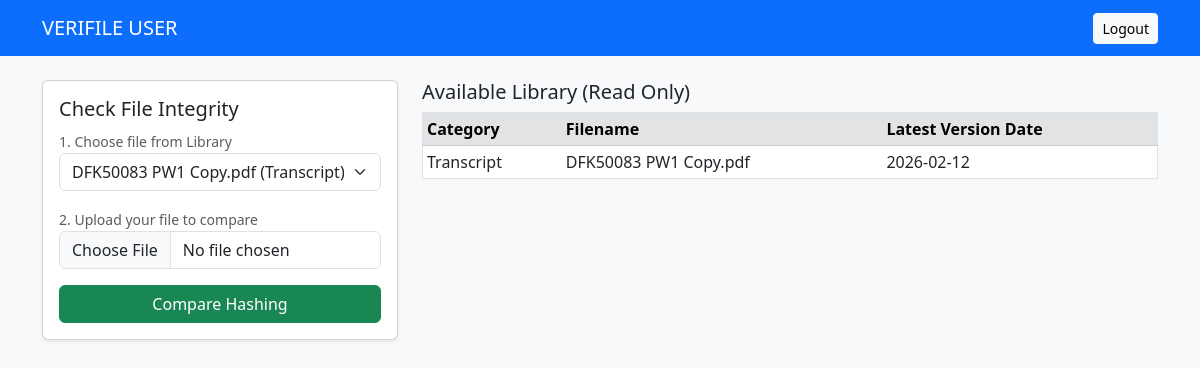
Before: /user/dashboard (signed in) with the older database file.
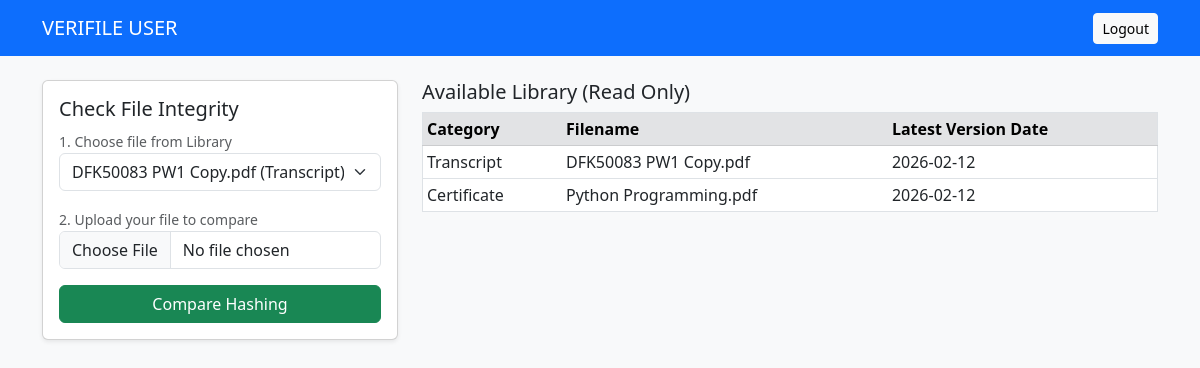
After: the same page with the newer database file.
### app.py (models this page shows)
class FileRecord(db.Model):
    id = db.Column(db.Integer, primary_key=True)
    filename = db.Column(db.String(100))
    category = db.Column(db.String(50)) # Transcript, Exam, Certificate
    hash_value = db.Column(db.String(64))
    upload_time = db.Column(db.DateTime, default=datetime.now)

### app.py (the view)
@app.route('/user/dashboard')
@login_required
def user_dashboard():
    files = FileRecord.query.all()
    return render_template('dashboard_user.html', user=current_user, files=files)

### app.py (called while the page is built)
@login_manager.user_loader
def load_user(user_id):
    return User.query.get(int(user_id))

### templates/dashboard_user.html (shortened to what this page needs)
<!DOCTYPE html>
<html lang="en">
<head>
    <link href="https://cdn.jsdelivr.net/npm/bootstrap@5.3.0/dist/css/bootstrap.min.css" rel="stylesheet">
</head>
<body class="bg-light">
    <nav class="navbar navbar-dark bg-primary">
        <div class="container">
            <span class="navbar-brand">VERIFILE USER</span>
            <a href="/" class="btn btn-light btn-sm">Logout</a>
        </div>
    </nav>
    <div class="container mt-4">
        <div class="row">
            <div class="col-md-4">
                <div class="card p-3 shadow-sm">
                    <h5>Check File Integrity</h5>
                    <form action="/compare" method="POST" enctype="multipart/form-data">
                        <label class="small text-muted">1. Choose file from Library</label>
                        <select name="file_id" class="form-select mb-3">
                            {% for f in files %}
                                <option value="{{ f.id }}">{{ f.filename }} ({{ f.category }})</option>
                            {% endfor %}
                        </select>
                        <label class="small text-muted">2. Upload your file to compare</label>
                        <input type="file" name="file" class="form-control mb-3" required>
                        <button type="submit" class="btn btn-success w-100">Compare Hashing</button>
                    </form>
                </div>
            </div>
            <div class="col-md-8">
                <h5>Available Library (Read Only)</h5>
                <table class="table table-sm bg-white border">
                    <thead class="table-secondary">
                        <tr>
                            <th>Category</th>
                            <th>Filename</th>
                            <th>Latest Version Date</th>
                        </tr>
                    </thead>
                    <tbody>
                        {% for f in files %}
                        <tr>
                            <td>{{ f.category }}</td>
                            <td>{{ f.filename }}</td>
                            <td>{{ f.upload_time.strftime('%Y-%m-%d') }}</td>
                        </tr>
                        {% endfor %}
                    </tbody>
                </table>
            </div>
        </div>
    </div>
</body>
</html>

Changed rows visible on the page:
added FileRecord: category "Certificate", filename "Python Programming.pdf", upload_time "2026-02-12"
